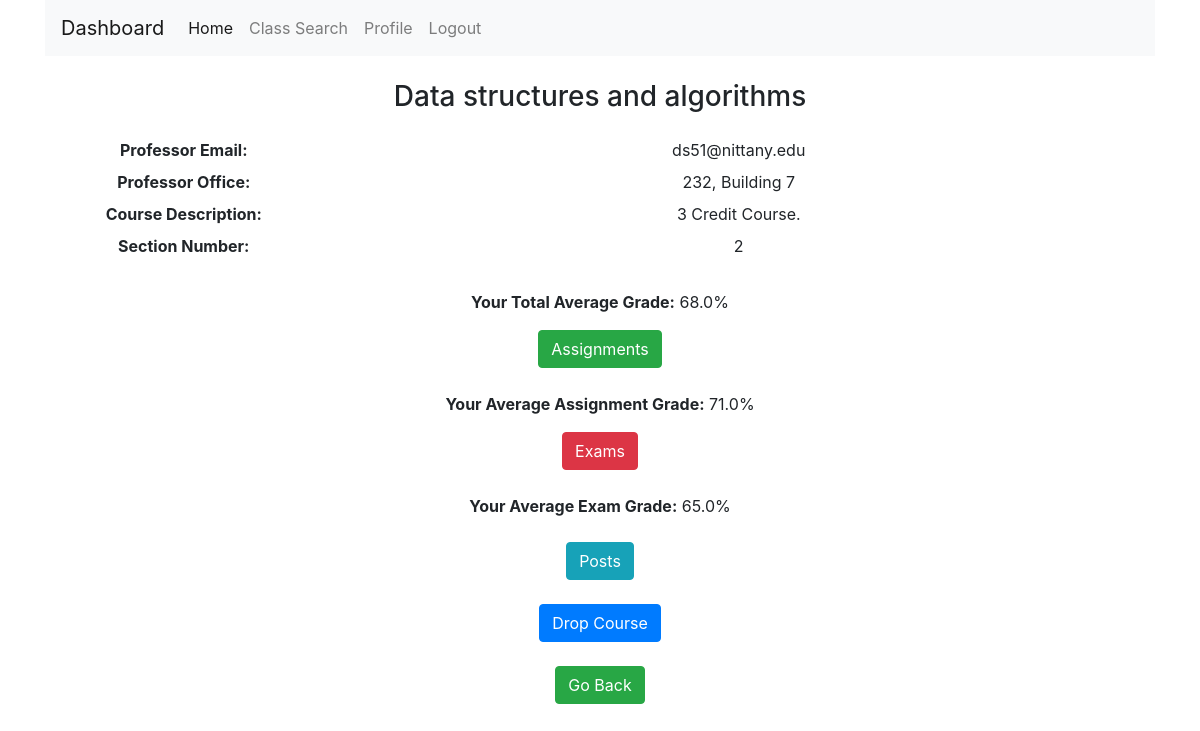
/classInfo/CMPSC465 (signed in), run on the app's committed database.
### tables this page shows
CREATE TABLE Courses(
    course_id TEXT,
    course_name TEXT,
    course_desc TEXT,
    teaching_team_id int,
    late_drop_deadline TEXT,

    PRIMARY KEY (course_id),
    FOREIGN KEY (teaching_team_id) REFERENCES Prof_Teaching_Teams (teaching_team_id)
);

CREATE TABLE Professors(
    email TEXT,
    office_address TEXT,
    department TEXT,
    title TEXT,

    PRIMARY KEY (email),
    FOREIGN KEY (email) REFERENCES User (email),
    FOREIGN KEY (department) REFERENCES Departments(dept_id)
);

### app.py (the view)
@app.route('/classInfo/<class_id>', methods=['GET', 'POST'])
@login_required
def classInfo(class_id):
    courseInfo = get_class_info(class_id)
    if request.method == 'POST':
        if isEnrolled(current_user.email, class_id):
            section = get_student_section(current_user.email, class_id)
            dropCourse(current_user.email, class_id, section[2])
        return redirect(url_for('dashboard'))
    if not courseInfo:
        return redirect(url_for('dashboard'))
    user_type = get_user_type(current_user.email)
    if user_type == 'student':
        if isTAforClass(current_user.email, class_id):
            return render_template('classInfo.html', isStudent=True, isEnrolled=False, isTA=True, isProf=False,
                                   courseInfo=courseInfo)
        if isEnrolled(current_user.email, class_id):
            professor = get_professor_contact(courseInfo[3])
            section = get_student_section(current_user.email, class_id)
            avgHWGrade = get_avg_hw_grade(current_user.email, class_id)
            avgExamGrade = get_avg_exam_grade(current_user.email, class_id)
            totalGrade = get_total_grade(current_user.email, class_id)
            print(avgHWGrade)
            print(avgExamGrade)
            print(totalGrade)
            return render_template('classInfo.html', avgHWGrade=avgHWGrade, avgExamGrade=avgExamGrade, totalGrade=totalGrade, sec_no=section[2], isStudent=True, isEnrolled=True, isTA=False,
                                   isProf=False, courseInfo=courseInfo, professor=professor)
        return render_template('classInfo.html', isStudent=True, isEnrolled=False, isTA=False, isProf=False,
                               courseInfo=courseInfo)
    else:
        if isProfForClass(current_user.email, class_id):
            return render_template('classInfo.html', isStudent=False, isEnrolled=True, isTA=False, isProf=True,
                                   courseInfo=courseInfo)
        return render_template('classInfo.html', isStudent=False, isEnrolled=False, isTA=False, isProf=True,
                               courseInfo=courseInfo)

### app.py (called while the page is built)
@login.user_loader
def load_user(email):
    return User.query.get(email)

def isTAforClass(email, course_id):
    connection = sql.connect('database.db')
    cursor = connection.execute('SELECT * FROM TA_Teaching_Teams WHERE student_email = ?', (email,))
    result = cursor.fetchone()
    if result:
        tt_id = result[1]
    else:
        return False
    connection = sql.connect('database.db')
    cursor = connection.execute('SELECT * FROM Courses WHERE course_id = ?', (course_id,))
    result = cursor.fetchone()
    class_tt_id = result[3]
    if tt_id == class_tt_id:
        return True
    return False

def get_student_section(email, course_id):
    connection = sql.connect('database.db')
    cursor = connection.execute('SELECT * FROM Enrolls WHERE student_email = ? AND course_id = ?', (email, course_id,))
    result = cursor.fetchone()
    return result

def get_avg_hw_grade(email, course_id):
    section = get_student_section(email, course_id)
    section = section[2]
    connection = sql.connect('database.db')
    cursor = connection.execute(
        'SELECT AVG(grade) FROM Homework_Grades WHERE student_email = ? AND course_id = ? AND sec_no = ?',
        (email, course_id, section,))
    result = cursor.fetchone()[0]
    return result

def get_avg_exam_grade(email, course_id):
    section = get_student_section(email, course_id)
    section = section[2]
    connection = sql.connect('database.db')
    cursor = connection.execute(
        'SELECT AVG(grade) FROM Exam_Grades WHERE student_email = ? AND course_id = ? AND sec_no = ?',
        (email, course_id, section,))
    result = cursor.fetchone()[0]
    return result

def get_professor_contact(teaching_team_ID):
    connection = sql.connect('database.db')
    cursor = connection.execute('SELECT * FROM Prof_Teaching_Teams WHERE teaching_team_id = ?', (teaching_team_ID,))
    result = cursor.fetchone()
    cursor = connection.execute('SELECT * FROM Professors WHERE email = ?', (result[0],))
    result = cursor.fetchone()
    return result

def get_class_info(course_id):
    connection = sql.connect('database.db')
    cursor = connection.execute('SELECT * FROM Courses WHERE course_id = ?', (course_id,))
    result = cursor.fetchone()
    return result

def isEnrolled(email, classID):
    connection = sql.connect('database.db')
    cursor = connection.execute('SELECT * FROM Enrolls WHERE student_email = ? AND course_id = ?', (email, classID,))
    result = cursor.fetchone()
    return result

### templates/classInfo.html (shortened to what this page needs)
<!DOCTYPE html>
<html lang="en" dir="ltr">
<head>
    <link rel="stylesheet" href="https://stackpath.bootstrapcdn.com/bootstrap/4.4.1/css/bootstrap.min.css"
>
</head>
<body>
<div class="container style=">
    <nav class="navbar navbar-expand-lg navbar-light bg-light">
        <a class="navbar-brand" href="/dashboard">Dashboard</a>
        <div class="collapse navbar-collapse" id="navbarSupportedContent">
            <ul class="navbar-nav mr-auto">
                <li class="nav-item active">
                    <a class="nav-link" href="/dashboard">Home<span class="sr-only">(current)</span></a>
                </li>
                <li class="nav-item">
                    <a class="nav-link" href="/classSearch">Class Search</a>
                </li>
                <li class="nav-item">
                    <a class="nav-link" href="/userProfile">Profile</a>
                </li>
                <li class="nav-item">
                    <a class="nav-link" href="/logout" tabindex="-1">Logout</a>
                </li>
            </ul>
        </div>
    </nav>
    <div class="col text-center">
        {% if isStudent %}
            {% if isEnrolled %}
                <div class="mt-xl-4">
                    <h3>{{ courseInfo[1] }}</h3>
                </div>
                <dl class="row">
                    <dt class="col-sm-3">Professor Email:</dt>
                    <dd class="col-sm-9">{{ professor[0] }}</dd>
                    <dt class="col-sm-3">Professor Office:</dt>
                    <dd class="col-sm-9">{{ professor[1] }}</dd>
                    <dt class="col-sm-3">Course Description:</dt>
                    <dd class="col-sm-9">{{ courseInfo[2] }}</dd>
                    <dt class="col-sm-3">Section Number:</dt>
                    <dd class="col-sm-9">{{ sec_no }}</dd>
                </dl>
                <div class="col text-center">
                    <div class="mt-xl-4">
                        <p><strong>Your Total Average Grade:</strong> {{ totalGrade }}%</p>
                </div>
                    <a class="btn btn-success" href="/classInfo/{{ courseInfo[0] }}/Assignments" role="button">Assignments</a>
                    <div class="mt-xl-4">
                    <p><strong>Your Average Assignment Grade:</strong> {{ avgHWGrade }}%</p>
                    </div>
                </div>
                <div class="col text-center">
                    <a class="btn btn-danger" href="/classInfo/{{ courseInfo[0] }}/Exams" role="button">Exams</a>
                    <div class="mt-xl-4">
                <p><strong>Your Average Exam Grade:</strong> {{ avgExamGrade }}%</p>
                </div>
                <div class="col text-center">
                    <a class="btn btn-info" href="/classInfo/{{ courseInfo[0] }}/Posts" role="button">Posts</a>
                </div>
                <div class="col text-center">
                    <form action="/classInfo/{{ courseInfo[0] }}" method="POST">
                        <button type="submit" class="btn btn-primary">Drop Course</button>
                    </form>
                </div>
                <div class="mt-xl-4">
                    <div class="mx-auto" style="width: 200px;">
                        <a class="btn btn-success" href="/dashboard" role="button">Go Back</a>
                    </div>
                </div>
            {% endif %}
        {% endif %}
        </div>
</body>
</html>

### data on the page
Courses: course_name "Data structures and algorithms", course_desc "3 Credit Course."
Professors: email "ds51@nittany.edu", office_address "232, Building 7"

### other printed values
{{ sec_no }} "2"
{{ totalGrade }} "68.0"
{{ avgHWGrade }} "71.0"
{{ avgExamGrade }} "65.0"
